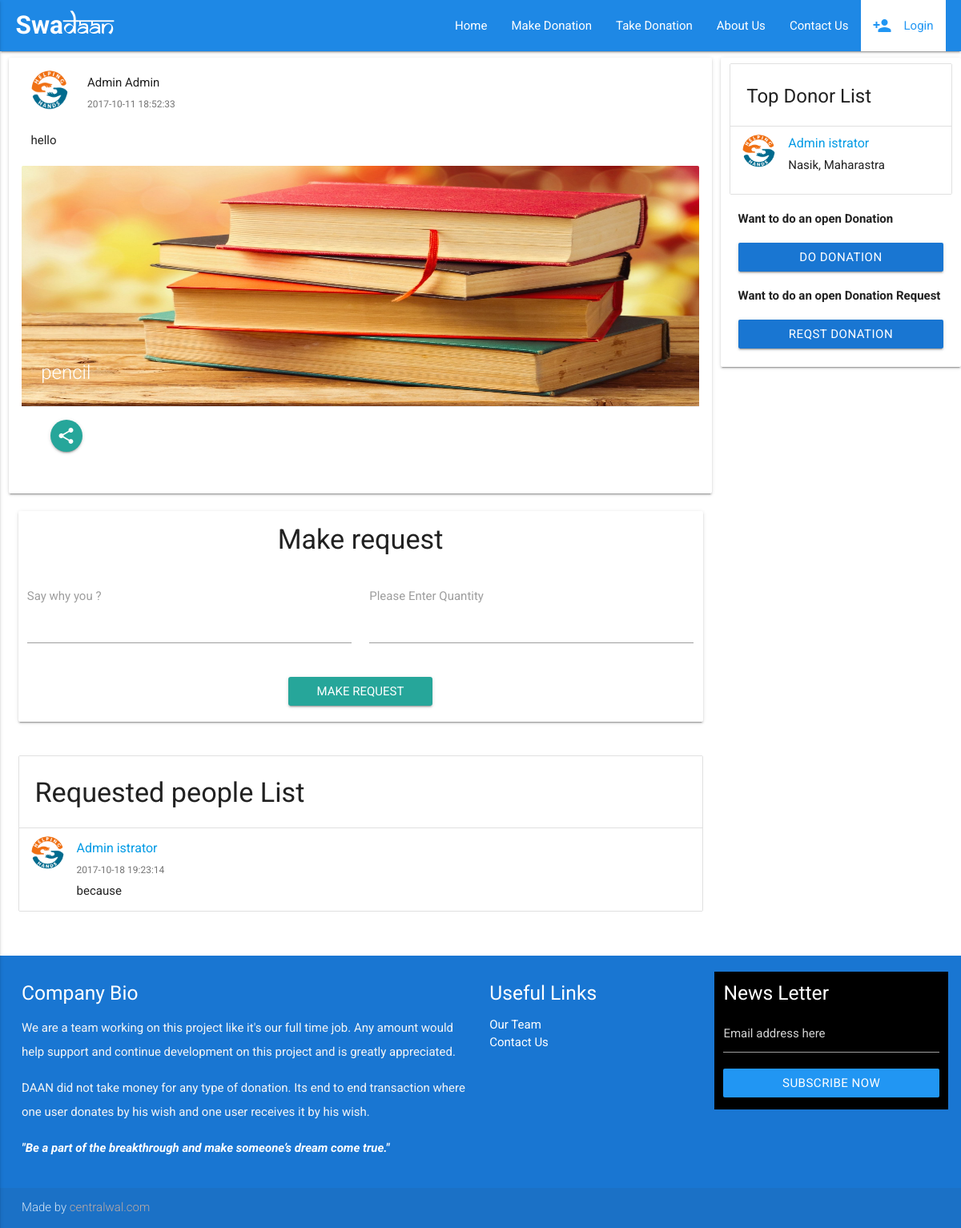
/index.php/index/donate_description/pencil, run on the app's committed database.
### tables this page shows
CREATE TABLE `donation` (
  `id` int(8) NOT NULL,
  `uid` int(8) NOT NULL,
  `name` varchar(50) NOT NULL,
  `type` int(15) NOT NULL COMMENT 'We need to save id from donation_type',
  `status` int(1) NOT NULL DEFAULT '0' COMMENT '0 for donate and 1 for request',
  `address` varchar(50) NOT NULL,
  `city` varchar(20) NOT NULL,
  `state` varchar(20) NOT NULL,
  `pincode` int(8) NOT NULL,
  `qty` int(8) NOT NULL,
  `slug` varchar(255) NOT NULL,
  `message` varchar(50) NOT NULL,
  `datetime` timestamp NOT NULL DEFAULT CURRENT_TIMESTAMP
);

CREATE TABLE `users` (
  `id` mediumint(8) UNSIGNED NOT NULL,
  `ip_address` varchar(45) NOT NULL,
  `username` varchar(100) NOT NULL,
  `password` varchar(80) NOT NULL,
  `pro_img` varchar(100) NOT NULL DEFAULT 'assets/img/profile.png',
  `salt` varchar(40) DEFAULT NULL,
  `email` varchar(254) NOT NULL,
  `activation_code` varchar(40) DEFAULT NULL,
  `forgotten_password_code` varchar(40) DEFAULT NULL,
  `forgotten_password_time` int(11) UNSIGNED DEFAULT NULL,
  `remember_code` varchar(40) DEFAULT NULL,
  `created_on` int(11) UNSIGNED NOT NULL,
  `last_login` int(11) UNSIGNED DEFAULT NULL,
  `active` tinyint(1) UNSIGNED DEFAULT NULL,
  `first_name` varchar(50) DEFAULT NULL,
  `last_name` varchar(50) DEFAULT NULL,
  `phone` varchar(20) DEFAULT NULL
);

CREATE TABLE `donation_type` (
  `id` int(11) NOT NULL,
  `name` varchar(100) NOT NULL,
  `image` varchar(150) NOT NULL,
  `datetime` timestamp NOT NULL DEFAULT CURRENT_TIMESTAMP
);

CREATE TABLE `user_request` (
  `id` int(8) NOT NULL,
  `uid` int(8) NOT NULL,
  `donationid` int(8) NOT NULL,
  `message` varchar(50) NOT NULL,
  `qty` int(8) NOT NULL DEFAULT '1',
  `datetime` timestamp NOT NULL DEFAULT CURRENT_TIMESTAMP
);

### application/views/front/layout/template.php (called while the page is built, shortened)
<?php
	if(isset($header)==FALSE)
		$header['meta']	= DESCRIPTION;
	$this->load->view('front/layout/header', isset($header)?$header:'');
	$this->load->view( isset($content)?$content:'');
?>

### application/controllers/Index.php (called while the page is built, shortened)
<?php
class Index extends CI_Controller {
	public function __construct()
	{
		$this->load->model('index_model');
	}
	public function donate_description($slug){
		$data = $this->session->flashdata('data');
		$data['desc_card']=$this->index_model->getDescCard('donation',array('slug' =>$slug),'*,donation_type.name as donation_name,donation.datetime as donation_date,donation.name as donation_title, donation.message as donation_message');
		$data['angles_donar']=$this->index_model->getDonars('transaction',false,'users.first_name,users.last_name,users.pro_img,count(user_request.uid) as usr_cnt',array('usr_cnt'=>'DSC'),false,12);
		$data['req_list']=$this->index_model->getReqList('user_request',array('slug' =>$slug),'donation.slug,user_request.datetime,user_request.message,users.first_name,users.last_name,users.pro_img',false,false,20);
		$data['page_name'] = "Donation Descrition";
		$data['content']   = 'front/donation_desc';
		$this->load->view('front/layout/template',$data);
	}
}

### index.php (called while the page is built, shortened)
<?php
require_once BASEPATH.'core/CodeIgniter.php';

### application/models/Index_model.php (called while the page is built, shortened)
<?php if( !defined('BASEPATH')) exit('No direct script access alloed');
class Index_model extends CI_Model
{
	public function getDonars($tbl_name,$condition=FALSE,$select=FALSE,$order_by=FALSE,$start=FALSE,$limit=FALSE)
			{
				if($select!="")
					{$this->db->select($select);}
				if(count($condition)>0 && $condition!="")
					{ $condition=$condition; }
				else
					{$condition=array();}
				if(count($order_by)>0 && $order_by!="")
				{
					foreach($order_by as $key=>$val)
						{$this->db->order_by($key,$val);}
				}
				if($limit!="" || $start!="")
					{ $this->db->limit($limit,$start);}
				$this->db->join('user_request','user_request.id='.$tbl_name.".request_id");
				$this->db->join('users','users.id=user_request.uid');
				$this->db->group_by('user_request.uid');
				$rst=$this->db->get_where($tbl_name,$condition);
				return $rst->result_array();
			}
			public function getDescCard($tbl_name,$condition=FALSE,$select=FALSE,$order_by=FALSE,$start=FALSE,$limit=FALSE)
			{
				if($select!="")
					{$this->db->select($select);}
				if(count($condition)>0 && $condition!="")
					{ $condition=$condition; }
				else
					{$condition=array();}
				$this->db->join('donation_type','donation_type.id='.$tbl_name.".type");
				$this->db->join('users','users.id='.$tbl_name.".uid");
				$rst=$this->db->get_where($tbl_name,$condition);
				return $rst->result_array();
			}
		public function getReqList($tbl_name,$condition=FALSE,$select=FALSE,$order_by=FALSE,$start=FALSE,$limit=FALSE)
			{
				if($select!="")
					{$this->db->select($select);}
				if(count($condition)>0 && $condition!="")
					{ $condition=$condition; }
				else
					{$condition=array();}
				if($limit!="" || $start!="")
					{ $this->db->limit($limit,$start);}
				$this->db->join('donation','donation.id='.$tbl_name.".donationid");
				$this->db->join('users','users.id='.$tbl_name.".uid");
				$rst=$this->db->get_where($tbl_name,$condition);
				return $rst->result_array();
			}
}

### application/views/front/donation_desc.php (the view, shortened to what this page needs)
<div class="conatiner">
			<div class="row">
				<div class="col l9 s12 m12">
					<section>
						<div id="profile-page-wall-post" class="card" style="padding:16px;">
							<div class="card-profile-title">
								<div class="row">
									<div class="col s1">
										<img style="height: 50px;width: 50px;" src="<?=base_url().$desc_card[0]["pro_img"];?>" alt="Q" class="circle responsive-img valign profile-post-uer-image">
									</div>
									<div class="col s10">
										<p class="grey-text text-darken-4 margin"><?=$desc_card[0]["first_name"]." ".$desc_card[0]["first_name"];?></p>
										<span class="grey-text text-darken-1 ultra-small"><?=$desc_card[0]["donation_date"];?></span>
									</div>
									<div class="col s1 right-align">
									</div>
								</div>
								<div class="row">
									<div class="col s12">
										<span><?=$desc_card[0]["donation_message"];?></span>
									</div>
								</div>
							</div>
							<div class="card-image profile-medium">
								<img style="height: 300px;" src="<?=base_url().$desc_card[0]["image"];?>" alt="<?=$desc_card[0]["donation_name"];?>" class="responsive-img profile-post-image profile-medium">
								<span class="card-title"><?=$desc_card[0]["donation_title"];?></span>
							</div>
							<div class="card-action row">
								<div class="col s4 card-action-share">
								<button class="btn-floating btn waves-effect" onclick="copy('#url')"><i name="share" class="material-icons">share</i></button>
							</div>
						</div>
					</div>
				</section>
				<section>
					<div class="row">
						<div class="col l12">
							<div class="row">
					              <div class="card">
					                  <h4 class="header1 center">Make request</h4>
					                  <form method="post" action="<?=base_url().INDEXPHP;?>index/make_donaton_reqst/<?=$this->uri->uri_string();?>">
					                   <div class="row">
					                    <div class="input-field col s6">
					                      <textarea required="" maxlength="150" id="textarea" name="message" class="materialize-textarea"></textarea>
											 <label for="textarea" class="">Say why you ?</label>
					                    </div>
					                    <div class="input-field col s6">
					                      <input type="number" min="1" name="donate_qty" style="padding-bottom: 36px;" max="10">
												 <label for="textarea" class="">Please Enter Quantity</label>
					                    </div>
					                    <div class="input-field col s12 center">
					                        <input type="submit" class="waves-button-input btn waves-effect"  value="Make Request" />
					                    </div>
					                  </div>
					                </form>
					               </div>
					          </div>
						</div>
						<div class="col l12">
							<ul class="collection with-header">
							<li class="collection-header">
								<h4>Requested people List</h4>
							 </li>
                            <?php foreach ($req_list as $key => $value):?>
							  <li class="collection-item avatar">
                              <a href="#"><img src="<?=base_url().$value['pro_img'];?>" alt="<?=$value['first_name']." ".$value['last_name'];?>" class="circle">
                              <p class="title"><?=$value['first_name']." ". $value["last_name"];?></p></a>
                             <span class="grey-text text-darken-1 ultra-small"><?=$value['datetime'];?></span>
							  <p><?=$value['message'];?></p>
                            </li>
                            <?php endforeach;?>
                        </ul>
						</div>
					</div>
				</section>
			</div>
				<div class="col l3 s12 m12 card">
					<ul class="collection with-header">
						<li class="collection-header"><h4 style="font-size:24px;">Top Donor List</h4></li>
						<?php
		  				foreach ($angles_donar as $key => $value) :
		  				?>
						<li class="collection-item avatar waves-effect" style="width:100%;">
							<a href="profile.php?uid=2">
						  <img src="<?=base_url().$value['pro_img']?>" alt="<?=$value['first_name']." ".$value['last_name'];?>" class="circle">
						  <span class="title"><?=$value['first_name']." ".$value['last_name'];?></span>
							</a>
							<p>Nasik, Maharastra</p>
						</li>
					<?php endforeach;?>
						 </ul>
					  <div class="container row">
					  	<p><b>Want to do an open Donation</b></p>
					  	<a href="#" style="width:100%" class="btn blue darken-2">Do Donation</a>
					  	<p><b>Want to do an open Donation Request</b></p>
					  	<a href="#" style="width:100%" class="btn blue darken-2">reqst Donation</a>
					  	<br/><br/>
					  </div>
	          	</div>
				</div>
			</div>

### assets/css/style.css (style rules this page uses)
p { line-height: 2rem; }

### html/css/core.css (style rules this page uses)
body { background-color: #f9f9f9; }
.container { padding: 0 0.5rem; margin: 0 auto; max-width: 100% !important; width: 98%; }
@media only screen and (min-width: 601px) { .container { width: 98%; } }
@media only screen and (min-width: 993px) { .container { width: 98%; } }
.ultra-small { font-size: 0.8rem; margin: 0; padding: 0; }
p.title { font-size: 1.3rem; }
.margin { margin: 0 !important; }
.card { overflow: hidden; }

### application/views/front/layout/header.php (style rules this page uses)
body { display: flex; min-height: 100vh; flex-direction: column; }
body { background: #fff; }

### data on the page
donation: uid.pro_img (placeholder picture), uid.first_name "Admin", datetime "2017-10-11 18:52:33", message "hello", donation_type.image (picture), name "pencil"
user_request: uid.pro_img (placeholder picture), uid.first_name "Admin", uid.last_name "istrator", datetime "2017-10-18 19:23:14", message "because"

### other printed values
$value['first_name'] "Admin"
$value['last_name'] "istrator"
